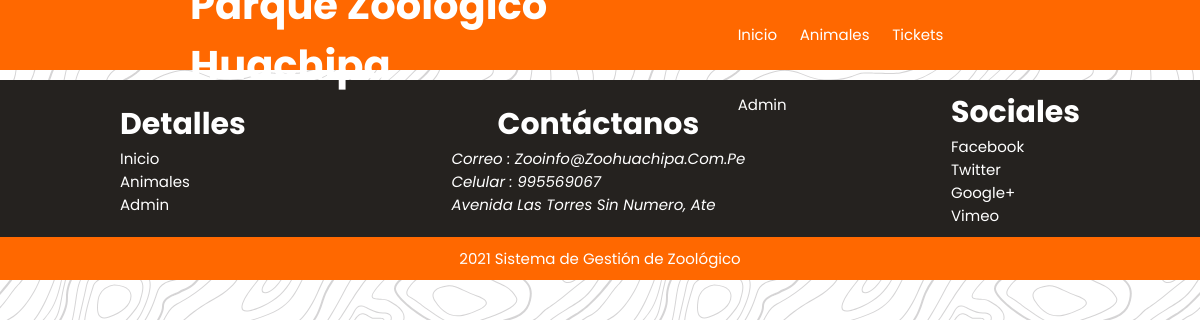
Page /animal-detail.php on the committed database.
### tables this page shows
CREATE TABLE `tblpage` (
  `ID` int(10) NOT NULL,
  `PageType` varchar(200) DEFAULT NULL,
  `PageTitle` varchar(200) DEFAULT NULL,
  `PageDescription` mediumtext DEFAULT NULL,
  `Email` varchar(200) DEFAULT NULL,
  `MobileNumber` bigint(10) DEFAULT NULL,
  `UpdationDate` timestamp NULL DEFAULT NULL ON UPDATE current_timestamp()
);

### includes/specialv1.php (the view)
<div class="section-special">
    <div class="section-container">
        <div class="details">
            <h3>Detalles</h3>
            <ul>
                <li><a href="index.php">Inicio</a></li>
                <li><a href="animals.php">Animales</a></li>
                <li><a href="admin/index.php">Admin</a></li>
            </ul>
        </div>
        <div class="contact">
            <h3>Contáctanos</h3>
            <?php
            $query = mysqli_query($con, "select * from  tblpage where PageType='contactus'");
            while ($row = mysqli_fetch_array($query)) {
            ?>
                <address>
                    <p>Correo : <?php echo $row['Email']; ?></p>
                    <p>Celular : <?php echo $row['MobileNumber']; ?></p>
                    <p><?php echo $row['PageDescription']; ?></p>
                </address><?php } ?>
        </div>
        <div class="social">
            <h3>Sociales</h3>
            <ul>
                <li><a href="https://www.facebook.com/zoohuachipa/?ref=bookmarks">facebook</a></li>
                <li><a href="#">twitter</a></li>
                <li><a href="#">google+</a></li>
                <li><a href="#">vimeo</a></li>
            </ul>
        </div>
    </div>
</div>

### css/stylesv1.css (style rules this page uses)
h3 { text-align: center; }

### css/basicsv1.css (style rules this page uses)
html { box-sizing: border-box; font-size: 62.5%; scroll-behavior: smooth; }
*, *:before, *:after { box-sizing: inherit; padding: 0; margin: 0; }
body { font-family: 'Poppins', sans-serif; }
h3 { font-size: 3rem; }
p, a, label { font-size: 1.5rem; }
a { text-decoration: none; }
li { list-style: none; }

### css/headerv1.css (style rules this page uses)
:root { --bg-header: #ff6800; --color: white; }
body { font-family: 'Poppins', sans-serif; }

### css/specialv1.css (style rules this page uses)
:root { --bg-color: #25221F; --color: rgb(247, 241, 241); }
.section-special { background-color: var(--bg-color); }
.section-container { width: 80%; margin: 0 auto; display: flex; justify-content: space-between; align-items: center; }
.section-container, .details ul li a, .social ul li a { color: var(--color); text-transform: capitalize; padding: 1rem 0; }
address p font { color: white !important }

### css/footerv1.css (style rules this page uses)
:root { --bg-footer: #ff6800; --color: white; }

### css/hamburguesa.css (style rules this page uses)
:root { --bg-header: #FF6800; --color: white; }

### rows in the picture
tblpage: Email "Zooinfo@zoohuachipa.com.pe", MobileNumber "995569067", PageDescription "Avenida Las Torres Sin Numero, Ate"
